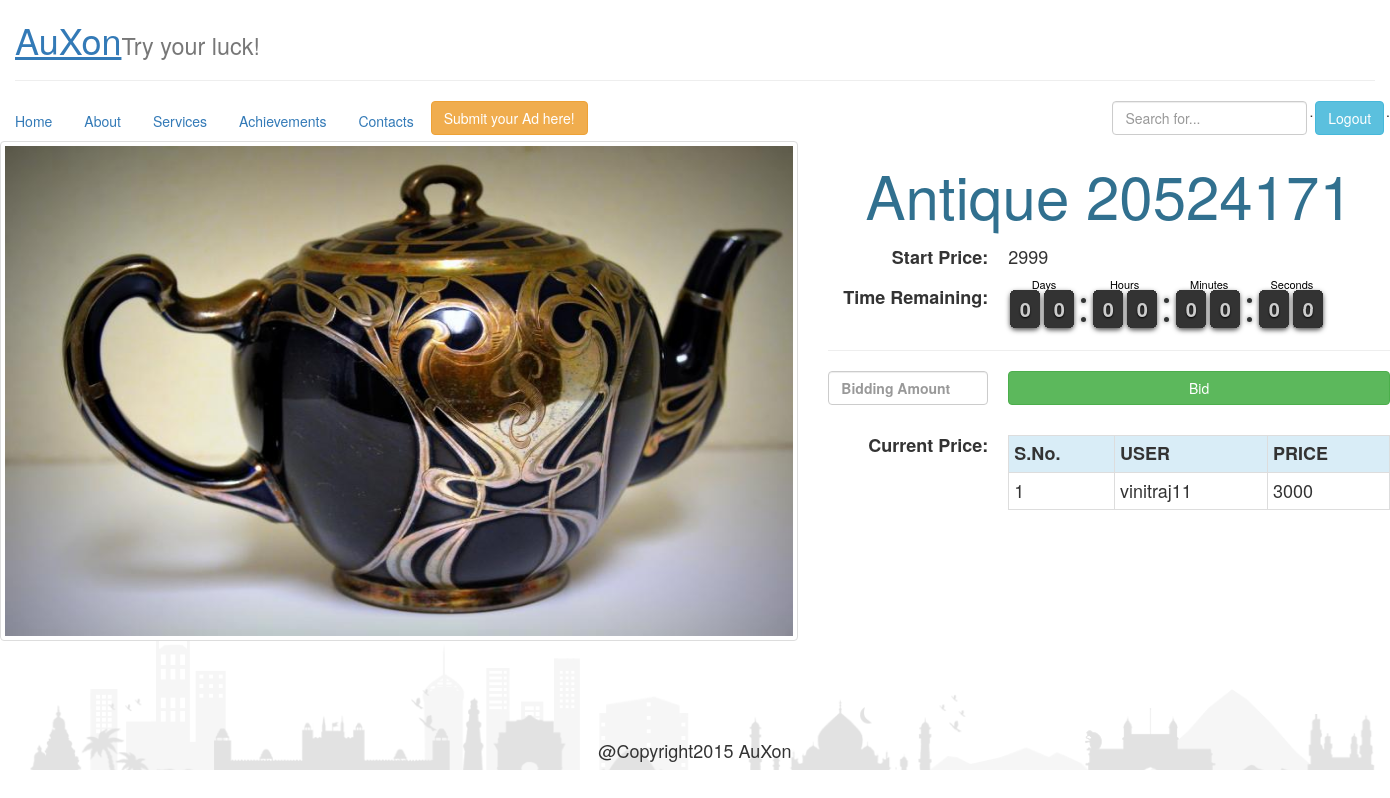
The app's page /products.php?op=bid&pid=46 (signed in) with its own data.
### tables this page shows
CREATE TABLE IF NOT EXISTS `addproducts` (
  `pid` int(11) NOT NULL AUTO_INCREMENT,
  `title` text NOT NULL,
  `descri` text NOT NULL,
  `price` int(20) NOT NULL,
  `btime` datetime NOT NULL,
  `cid` int(11) NOT NULL,
  `image` text NOT NULL,
  `name` text NOT NULL,
  `email` text NOT NULL,
  `mob` text NOT NULL,
  PRIMARY KEY (`pid`),
  KEY `cid` (`cid`)
);

CREATE TABLE IF NOT EXISTS `bid` (
  `id` int(11) NOT NULL AUTO_INCREMENT,
  `Name` text NOT NULL,
  `Price` int(11) NOT NULL,
  `pid` int(11) NOT NULL,
  PRIMARY KEY (`id`)
);

### products.php (called while the page is built)
<?php
require_once 'controller/productsController.php';
$controller = new productsController();
$controller->handleRequest();
?>

### model/productsModel.php (called while the page is built, shortened)
<?php
require_once 'config.php';
class productsModel {
	function __construct() {
		$this -> conset = new config();
	}
	public function openDB() {
		$this -> conn = new mysqli($this -> conset -> servername, $this -> conset -> username, $this -> conset -> password, $this -> conset -> dbname);
	}
	public function getProduct($id) {
		$stmt = $this -> conn -> prepare("SELECT * FROM addproducts WHERE pid = ?");
		$stmt -> bind_param("i", $id);
		$stmt -> execute();
		$res = $stmt -> get_result();
		return $res -> fetch_object();
	}
}
?>

### config.php (called while the page is built)
<?php
class config {
	function __construct() {
		$this -> servername = "localhost";
		$this -> username = "root";
		$this -> password = "";
		$this -> dbname = "nilamee";
	}
}
?>

### view/bid.php (the view, shortened to what this page needs)
<?php
if(!isset($_SESSION['user'])){
	echo "<script type='text/javascript'>alert('Please Login First!')</script>";
				include 'view/home.php';
}
else {
	?>
<!DOCTYPE html>
<html>
	<head>
		<?php
		require 'view/common/head.php';
		?>
		<link type="text/css" rel="stylesheet" href="clock_assets/flipclock.css" />
	</head>
	<body>
		<div class="container-fluid">
			<?php
			require 'common/nav.php';
			?>
			<div class="row">
				<div class="col-md-7">
					<img class="img-thumbnail" alt="Bootstrap Image Preview" style="width: 100%;height: 500px" src="<?php echo $product -> image; ?>"/>
				</div>
				<div class="col-md-5">
					<h3 class="text-center text-info" style="font-size: 60px"> <?php echo $product -> title; ?> </h3>
					<dl class="dl-horizontal">
						<dt>
							<h4><b>Start Price:</b></h4>
						</dt>
						<dd>
							<h4><?php echo $product -> price; ?></h4>
						</dd>
						<dt>
							<h4><b>Time Remaining:</b></h4>
						</dt>
						<dd class="clock-builder-output"></dd><hr>
					<dt><form method="post">
						<input name="bAmount" type="text" required class="form-control" placeholder="Bidding Amount"></dt>
					<dd><input class="btn btn-success btn-default btn-block" type="submit" name="submit" value="Bid" />
					</dd></form><br>
					<?php
					$conn = new mysqli("localhost", "root", "", "nilamee");
					?>
					<dt>
							<h4><b>Current Price:</b></h4>
						</dt>
						<dd>
							<h4>
							<?php
								$id = $_GET['pid'];
								$sql = "SELECT Name,Price FROM bid WHERE pid= $id ORDER BY Price DESC";
								$result = $conn -> query($sql);
								$count = 1;
								if ($result -> num_rows > 0) {
									echo '
							<table class="table table-striped table-bordered table-hover table-condensed" style="width:100%">
								<tr class="info">
									<th>S.No.</th>
									<th>USER</th>
									<th>PRICE</th>
								</tr>';
									while ($row = $result -> fetch_assoc()) {
										echo "
											<tr>
												<td>" . $count . "</td><td>" . $row["Name"] . "</td><td>" . $row["Price"] . "</td>
											</tr>";
										$count++;
									}
									echo "
							</table>
							";
								} else {
									echo "0 results";
								}
							?>
							</h4>
						</dd> </dl>
				</div>
			</div>
		</div>
		<?php
		require 'common/footer.php';
 ?>
	</body>
</html>
<?php } ?>

### clock_assets/flipclock.css (style rules this page uses)
.flip-clock-small-wrapper { font: normal 11px "Helvetica Neue", Helvetica, sans-serif; -webkit-user-select: none; }
.flip-clock-small-wrapper { text-align: center; position: relative; width: 100%; margin: 1em; }
.flip-clock-small-wrapper:before, .flip-clock-small-wrapper:after { content: " "; display: table; }
.flip-clock-small-wrapper:after { clear: both; }

### view/common/head.php (style rules this page uses)
body { overflow-x: hidden; }

### view/bid.php (style rules this page uses)
table, th, td { border: 2px solid black; padding: 5px; }

### records on screen
addproducts: image (picture), title "Antique 20524171", price "2999"
bid: Name "vinitraj11", Price "3000"
